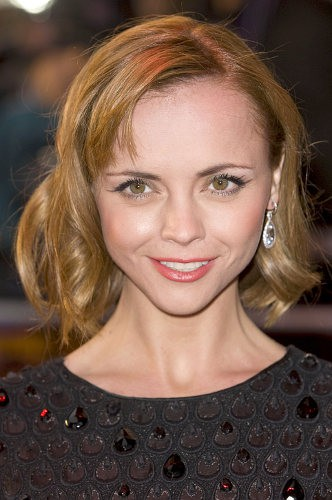
#> input picture KR malykh/image.jpg, 332 x 500 px
$ python one.py
#> lines starting #> are read from the running program, lines starting #| are printed output that depends on the picture; after the words box and inside, x2 and y2 are one past the last pixel; in counts of white or black regions, pixels touching at a corner belong together
import cv2

image = cv2.imread("image.jpg")
#> image is the input picture: shape (500, 332, 3); mean B, G, R 73.8, 88.3, 114.2

#Предобученная модель для лиц
face_cascade = cv2.CascadeClassifier(cv2.data.haarcascades + 'haarcascade_frontalface_default.xml')
#Преобразуем в серый
gray = cv2.cvtColor(image, cv2.COLOR_BGR2GRAY)
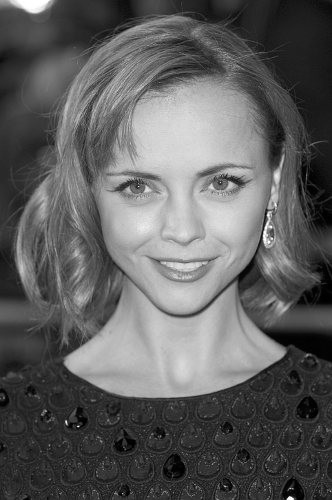
#> gray: shape (500, 332); min 0, max 255, mean 94.4
#Поиск лиц
faces = face_cascade.detectMultiScale(gray, 1.1, 4)
#> faces = [[82, 112, 198, 198]]
#Рисуем прямоугольники вокруг лиц
for (x,y,w,h) in faces:
    cv2.rectangle(image, (x,y), (x+w, y+h), (0,0,255), 2)
#> this loop made 1 pass
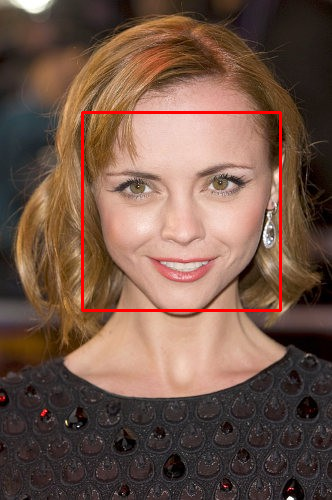
#> image: shape (500, 332, 3); 1.43% of pixels changed, all inside (x1, y1, x2, y2) = (81, 111, 282, 312)

cv2.imshow("Найденные лица", image)
cv2.waitKey(0)
cv2.destroyAllWindows()
